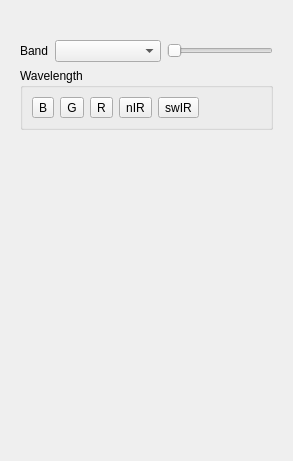
<?xml version="1.0" encoding="UTF-8"?>
<ui version="4.0">
 <class>Form</class>
 <widget class="QWidget" name="Form">
  <property name="geometry">
   <rect>
    <x>0</x>
    <y>0</y>
    <width>293</width>
    <height>461</height>
   </rect>
  </property>
  <property name="windowTitle">
   <string>Form</string>
  </property>
  <layout class="QVBoxLayout" name="verticalLayout_2">
   <item>
    <widget class="QLabel" name="labelRenderType">
     <property name="text">
      <string>&lt;Render Type&gt;</string>
     </property>
    </widget>
   </item>
   <item>
    <widget class="QStackedWidget" name="renderBandWidget">
     <property name="currentIndex">
      <number>0</number>
     </property>
     <widget class="QWidget" name="pageSingleBand">
      <layout class="QGridLayout" name="gridLayout_2">
       <item row="0" column="2">
        <widget class="QSlider" name="sliderSingleBand">
         <property name="sizePolicy">
          <sizepolicy hsizetype="Expanding" vsizetype="Fixed">
           <horstretch>1</horstretch>
           <verstretch>0</verstretch>
          </sizepolicy>
         </property>
         <property name="orientation">
          <enum>Qt::Horizontal</enum>
         </property>
        </widget>
       </item>
       <item row="2" column="1">
        <spacer name="verticalSpacer_2">
         <property name="orientation">
          <enum>Qt::Vertical</enum>
         </property>
         <property name="sizeHint" stdset="0">
          <size>
           <width>20</width>
           <height>40</height>
          </size>
         </property>
        </spacer>
       </item>
       <item row="0" column="1">
        <widget class="QgsRasterBandComboBox" name="cbSingleBand">
         <property name="sizePolicy">
          <sizepolicy hsizetype="Preferred" vsizetype="Fixed">
           <horstretch>1</horstretch>
           <verstretch>0</verstretch>
          </sizepolicy>
         </property>
        </widget>
       </item>
       <item row="0" column="0">
        <widget class="QLabel" name="label_2">
         <property name="text">
          <string>Band</string>
         </property>
        </widget>
       </item>
       <item row="1" column="0" colspan="3">
        <widget class="QGroupBox" name="gbSingleBandWavelength">
         <property name="minimumSize">
          <size>
           <width>0</width>
           <height>50</height>
          </size>
         </property>
         <property name="title">
          <string>Wavelength</string>
         </property>
         <layout class="QHBoxLayout" name="horizontalLayout">
          <item>
           <widget class="QToolButton" name="btnSetSBBand_B">
            <property name="text">
             <string>B</string>
            </property>
           </widget>
          </item>
          <item>
           <widget class="QToolButton" name="btnSetSBBand_G">
            <property name="text">
             <string>G</string>
            </property>
           </widget>
          </item>
          <item>
           <widget class="QToolButton" name="btnSetSBBand_R">
            <property name="text">
             <string>R</string>
            </property>
           </widget>
          </item>
          <item>
           <widget class="QToolButton" name="btnSetSBBand_NIR">
            <property name="text">
             <string>nIR</string>
            </property>
           </widget>
          </item>
          <item>
           <widget class="QToolButton" name="btnSetSBBand_SWIR">
            <property name="text">
             <string>swIR</string>
            </property>
           </widget>
          </item>
          <item>
           <spacer name="horizontalSpacer">
            <property name="orientation">
             <enum>Qt::Horizontal</enum>
            </property>
            <property name="sizeHint" stdset="0">
             <size>
              <width>40</width>
              <height>20</height>
             </size>
            </property>
           </spacer>
          </item>
         </layout>
        </widget>
       </item>
      </layout>
     </widget>
     <widget class="QWidget" name="pageMultiBand">
      <layout class="QGridLayout" name="gridLayout">
       <item row="0" column="0">
        <widget class="QLabel" name="label_4">
         <property name="text">
          <string>R</string>
         </property>
        </widget>
       </item>
       <item row="0" column="1">
        <widget class="QgsRasterBandComboBox" name="cbMultiBandRed">
         <property name="sizePolicy">
          <sizepolicy hsizetype="Preferred" vsizetype="Fixed">
           <horstretch>1</horstretch>
           <verstretch>0</verstretch>
          </sizepolicy>
         </property>
        </widget>
       </item>
       <item row="4" column="0">
        <widget class="QLabel" name="label_6">
         <property name="text">
          <string>B</string>
         </property>
        </widget>
       </item>
       <item row="2" column="1">
        <widget class="QgsRasterBandComboBox" name="cbMultiBandGreen">
         <property name="sizePolicy">
          <sizepolicy hsizetype="Preferred" vsizetype="Fixed">
           <horstretch>1</horstretch>
           <verstretch>0</verstretch>
          </sizepolicy>
         </property>
        </widget>
       </item>
       <item row="2" column="0">
        <widget class="QLabel" name="label_5">
         <property name="text">
          <string>G</string>
         </property>
        </widget>
       </item>
       <item row="4" column="1">
        <widget class="QgsRasterBandComboBox" name="cbMultiBandBlue">
         <property name="sizePolicy">
          <sizepolicy hsizetype="Preferred" vsizetype="Fixed">
           <horstretch>1</horstretch>
           <verstretch>0</verstretch>
          </sizepolicy>
         </property>
        </widget>
       </item>
       <item row="2" column="2">
        <widget class="QSlider" name="sliderMultiBandGreen">
         <property name="sizePolicy">
          <sizepolicy hsizetype="Expanding" vsizetype="Fixed">
           <horstretch>1</horstretch>
           <verstretch>0</verstretch>
          </sizepolicy>
         </property>
         <property name="orientation">
          <enum>Qt::Horizontal</enum>
         </property>
        </widget>
       </item>
       <item row="0" column="2">
        <widget class="QSlider" name="sliderMultiBandRed">
         <property name="sizePolicy">
          <sizepolicy hsizetype="Expanding" vsizetype="Fixed">
           <horstretch>1</horstretch>
           <verstretch>0</verstretch>
          </sizepolicy>
         </property>
         <property name="orientation">
          <enum>Qt::Horizontal</enum>
         </property>
        </widget>
       </item>
       <item row="6" column="1">
        <spacer name="verticalSpacer_3">
         <property name="orientation">
          <enum>Qt::Vertical</enum>
         </property>
         <property name="sizeHint" stdset="0">
          <size>
           <width>20</width>
           <height>40</height>
          </size>
         </property>
        </spacer>
       </item>
       <item row="4" column="2">
        <widget class="QSlider" name="sliderMultiBandBlue">
         <property name="sizePolicy">
          <sizepolicy hsizetype="Expanding" vsizetype="Fixed">
           <horstretch>1</horstretch>
           <verstretch>0</verstretch>
          </sizepolicy>
         </property>
         <property name="orientation">
          <enum>Qt::Horizontal</enum>
         </property>
        </widget>
       </item>
       <item row="5" column="0" colspan="3">
        <widget class="QGroupBox" name="gbMultiBandWavelength">
         <property name="minimumSize">
          <size>
           <width>0</width>
           <height>50</height>
          </size>
         </property>
         <property name="title">
          <string>Wavelength Combination</string>
         </property>
         <layout class="QGridLayout" name="gridLayout_3">
          <item row="1" column="2">
           <widget class="QToolButton" name="btnSetMBBands_RGB">
            <property name="text">
             <string>R-G-B</string>
            </property>
           </widget>
          </item>
          <item row="1" column="4">
           <widget class="QToolButton" name="btnSetMBBands_SWIRNIRR">
            <property name="text">
             <string>swIR-nIR-R</string>
            </property>
           </widget>
          </item>
          <item row="1" column="3">
           <widget class="QToolButton" name="btnSetMBBands_NIRRG">
            <property name="text">
             <string>nIR-R-G</string>
            </property>
           </widget>
          </item>
          <item row="1" column="5">
           <spacer name="horizontalSpacer_2">
            <property name="orientation">
             <enum>Qt::Horizontal</enum>
            </property>
            <property name="sizeHint" stdset="0">
             <size>
              <width>40</width>
              <height>20</height>
             </size>
            </property>
           </spacer>
          </item>
         </layout>
        </widget>
       </item>
      </layout>
     </widget>
     <widget class="QWidget" name="pageUnknown">
      <layout class="QVBoxLayout" name="verticalLayout">
       <item>
        <widget class="QLabel" name="label">
         <property name="text">
          <string>Renderer is not supported</string>
         </property>
        </widget>
       </item>
      </layout>
     </widget>
    </widget>
   </item>
   <item>
    <spacer name="verticalSpacer">
     <property name="orientation">
      <enum>Qt::Vertical</enum>
     </property>
     <property name="sizeHint" stdset="0">
      <size>
       <width>20</width>
       <height>40</height>
      </size>
     </property>
    </spacer>
   </item>
  </layout>
 </widget>
 <customwidgets>
  <customwidget>
   <class>QgsRasterBandComboBox</class>
   <extends>QComboBox</extends>
   <header>qgsrasterbandcombobox.h</header>
  </customwidget>
 </customwidgets>
 <resources/>
 <connections>
  <connection>
   <sender>cbSingleBand</sender>
   <signal>bandChanged(int)</signal>
   <receiver>sliderSingleBand</receiver>
   <slot>setValue(int)</slot>
   <hints>
    <hint type="sourcelabel">
     <x>114</x>
     <y>46</y>
    </hint>
    <hint type="destinationlabel">
     <x>114</x>
     <y>72</y>
    </hint>
   </hints>
  </connection>
  <connection>
   <sender>sliderSingleBand</sender>
   <signal>valueChanged(int)</signal>
   <receiver>cbSingleBand</receiver>
   <slot>setBand(int)</slot>
   <hints>
    <hint type="sourcelabel">
     <x>172</x>
     <y>73</y>
    </hint>
    <hint type="destinationlabel">
     <x>171</x>
     <y>42</y>
    </hint>
   </hints>
  </connection>
  <connection>
   <sender>cbMultiBandRed</sender>
   <signal>bandChanged(int)</signal>
   <receiver>sliderMultiBandRed</receiver>
   <slot>setValue(int)</slot>
   <hints>
    <hint type="sourcelabel">
     <x>93</x>
     <y>63</y>
    </hint>
    <hint type="destinationlabel">
     <x>93</x>
     <y>92</y>
    </hint>
   </hints>
  </connection>
  <connection>
   <sender>sliderMultiBandRed</sender>
   <signal>valueChanged(int)</signal>
   <receiver>cbMultiBandRed</receiver>
   <slot>setBand(int)</slot>
   <hints>
    <hint type="sourcelabel">
     <x>148</x>
     <y>90</y>
    </hint>
    <hint type="destinationlabel">
     <x>148</x>
     <y>70</y>
    </hint>
   </hints>
  </connection>
  <connection>
   <sender>cbMultiBandGreen</sender>
   <signal>bandChanged(int)</signal>
   <receiver>sliderMultiBandGreen</receiver>
   <slot>setValue(int)</slot>
   <hints>
    <hint type="sourcelabel">
     <x>118</x>
     <y>117</y>
    </hint>
    <hint type="destinationlabel">
     <x>118</x>
     <y>141</y>
    </hint>
   </hints>
  </connection>
  <connection>
   <sender>sliderMultiBandGreen</sender>
   <signal>valueChanged(int)</signal>
   <receiver>cbMultiBandGreen</receiver>
   <slot>setBand(int)</slot>
   <hints>
    <hint type="sourcelabel">
     <x>207</x>
     <y>147</y>
    </hint>
    <hint type="destinationlabel">
     <x>203</x>
     <y>119</y>
    </hint>
   </hints>
  </connection>
  <connection>
   <sender>cbMultiBandBlue</sender>
   <signal>bandChanged(int)</signal>
   <receiver>sliderMultiBandBlue</receiver>
   <slot>setValue(int)</slot>
   <hints>
    <hint type="sourcelabel">
     <x>77</x>
     <y>171</y>
    </hint>
    <hint type="destinationlabel">
     <x>80</x>
     <y>199</y>
    </hint>
   </hints>
  </connection>
  <connection>
   <sender>sliderMultiBandBlue</sender>
   <signal>valueChanged(int)</signal>
   <receiver>cbMultiBandBlue</receiver>
   <slot>setBand(int)</slot>
   <hints>
    <hint type="sourcelabel">
     <x>116</x>
     <y>202</y>
    </hint>
    <hint type="destinationlabel">
     <x>102</x>
     <y>173</y>
    </hint>
   </hints>
  </connection>
 </connections>
</ui>
